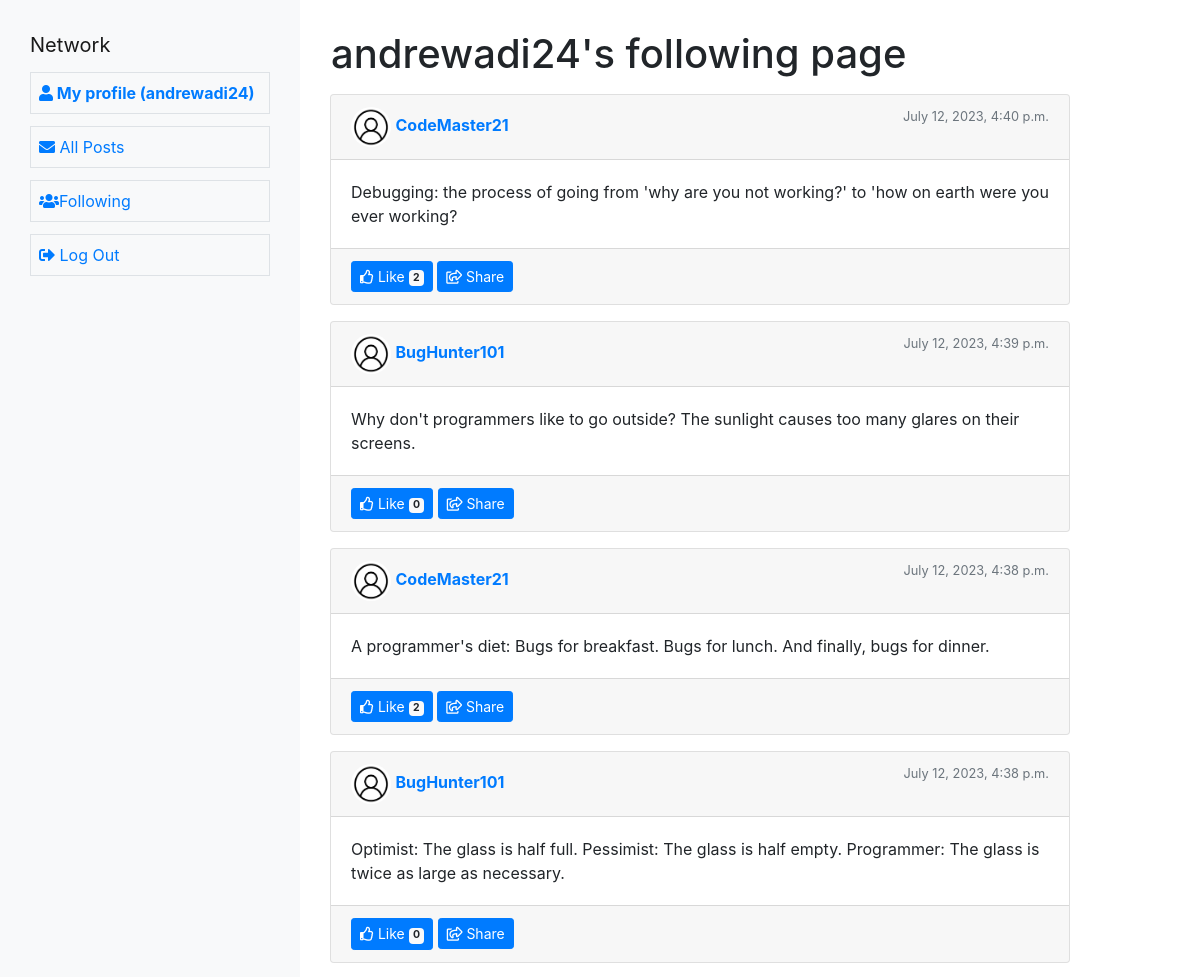
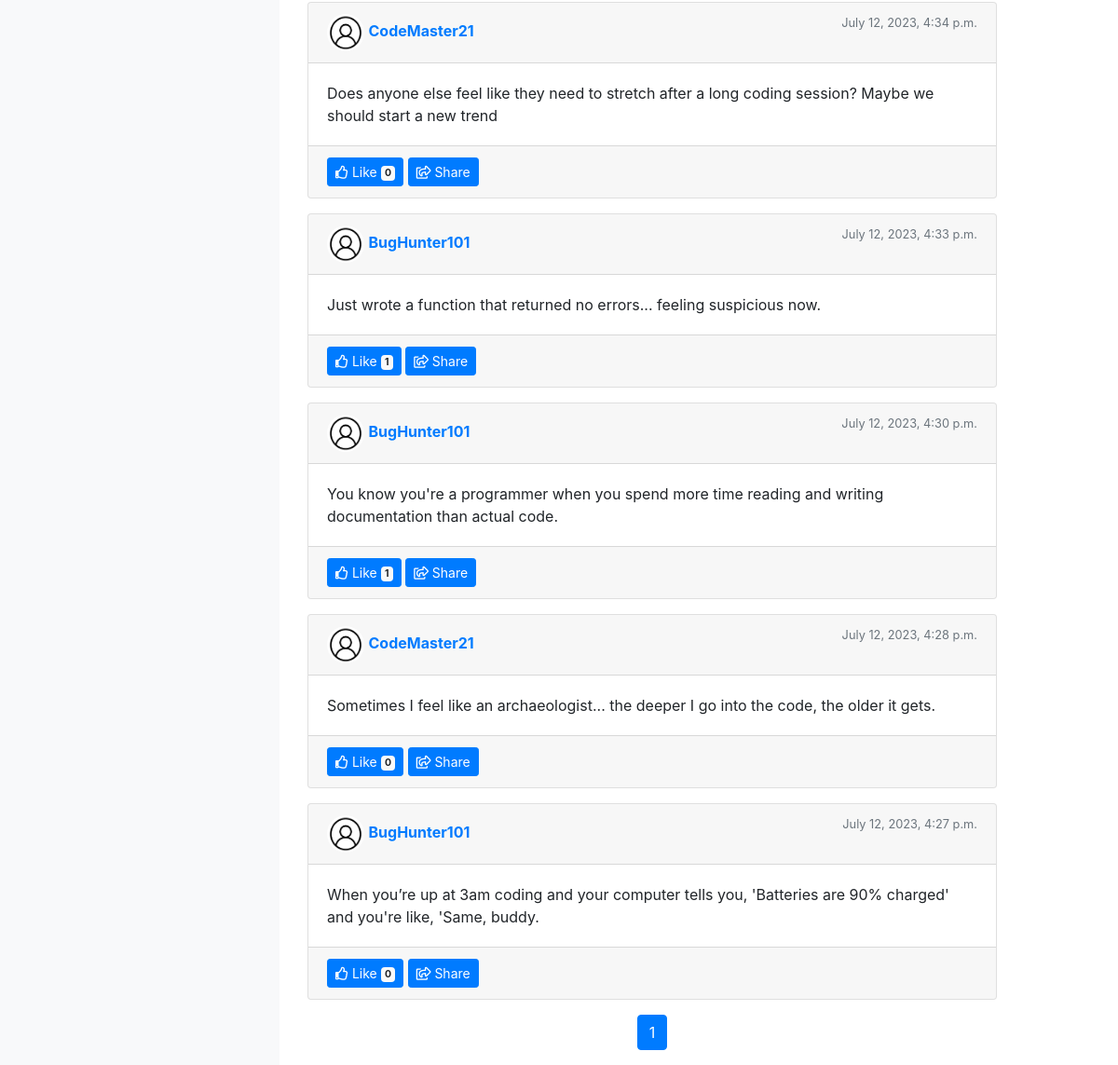
Page /following/ (signed in) on the committed database (2 pictures, top to bottom).
### network/models.py (models this page shows, shortened)
class User(AbstractUser):
    pass

class Post(models.Model):
    user = models.ForeignKey(User, on_delete=models.CASCADE)
    content = models.TextField()
    like_count = models.PositiveIntegerField(default=0)
    date = models.DateTimeField(auto_now_add=True)

### network/views.py (the view)
# urls.py: path('following/', views.following_page, name = 'following_page'),
def following_page(request):
    following_objects = Following.objects.filter(user=request.user)
    following_users = following_objects.values_list('followed_user', flat=True)
    posts = Post.objects.filter(user__in=following_users).order_by('-date')
    for p in posts:
        if request.user.is_authenticated:
            p.is_liked = Like.objects.filter(liked_post=p, user=request.user).exists()
        else:
            p.is_liked = False
    posts_per_page = 10
    paginator = Paginator(posts, posts_per_page)
    page_number = request.GET.get('page')  # Get the current page number from the request's query parameters
    page_obj = paginator.get_page(page_number)  # Get the Page object for the current page number
    context = {'page_obj': page_obj}
    return render(request, "network/following_page.html", context)

### network/templates/network/following_page.html (shortened to what this page needs)
{% extends "network/layout.html" %}
{% block body %}
<div class="container main">
    <div class="row">
        <h1 class="ml-3 mb-3">{{request.user}}'s following page</h1>
        {% for post in page_obj%}
        <div class="col-12 mb-3">
            <div class="card">
                <div class="card-header d-flex justify-content-between">
                    <a href="{% url 'profile' post.user.username %}">
                        <div>
                            <img
                                alt="Profile Picture" class="rounded-circle" style="width: 40px; height: 40px;">
                            <strong>{{post.user}}</strong>
                        </div>
                    </a>
                    <small class="text-muted">{{ post.date }}</small>
                </div>
                <div class="card-body" id="body_{{post.id}}">
                    <p class="card-text">{{post.content}}</p>
                </div>
                <div class="card-footer">
                    <button type="button" id="likeButton_{{post.pk}}" class="btn btn-primary btn-sm like_btn"
                        data-postid="{{post.pk}}" data-likecount="{{post.like_count}}">
                        <i class="far fa-thumbs-up"></i> {% if post.is_liked%} Unlike {% else %} Like{% endif %}
                        <span class="badge badge-light">{{post.like_count}}</span>
                    </button>
                    <button type="button" class="btn btn-primary btn-sm"><i class="far fa-share-square"></i>
                        Share</button>
                </div>
            </div>
        </div>
        {% endfor %}
        <div class="pagination-container">
            <nav aria-label="Page navigation example">
                <ul class="pagination">
                    {% if page_obj.object_list %}
                    {% for num in page_obj.paginator.page_range %}
                    <li class="page-item {% if page_obj.number == num %}active{% endif %}">
                        <a class="page-link" href="?page={{ num }}">{{ num }}</a>
                    </li>
                    {% endfor %}
                    {% endif %}
                </ul>
            </nav>
        </div>
    </div>
</div>
{% endblock %}

### network/templates/network/layout.html (shortened to what this page needs)
{% load static %}
<!DOCTYPE html>
<html lang="en">
<head>
    <link rel="stylesheet" href="https://stackpath.bootstrapcdn.com/bootstrap/4.4.1/css/bootstrap.min.css"
>
    <link href="{% static 'network/styles.css' %}" rel="stylesheet">
    <link rel="stylesheet" href="https://cdnjs.cloudflare.com/ajax/libs/font-awesome/5.15.3/css/all.min.css" />
</head>
<body>
    <div class="container-fluid">
        <div class="row">
            <div class="col-sm-5 col-md-4 col-lg-3 bg-warning p-0 desktop">
                <nav class="flex-column nav navbar-expand-lg navbar-light bg-light mynav">
                    <a class="navbar-brand" href="#">Network</a>
                    <ul class="mr-auto">
                        {% if request.user.is_authenticated %}
                        <li class="nav-item border">
                            <a class="nav-link" href="{% url 'profile' request.user.username %}"><strong><i class="fas fa-user"></i> My profile ({{ request.user.username }})</strong></a>
                        </li>
                        {% endif %}
                        <li class="nav-item border">
                            <a class="nav-link" href="{% url 'index' %}"> <i class="fas fa-envelope"></i> All Posts</a>
                        </li>
                        {% if user.is_authenticated %}
                        <li class="nav-item border">
                            <a class="nav-link" href="{% url 'following_page' %}"><i class="fas fa-users"></i>Following</a>
                        </li>
                        <li class="nav-item border">
                            <a class="nav-link" href="{% url 'logout' %}"><i class="fas fa-sign-out-alt"></i> Log
                                Out</a>
                        </li>
                        {% endif %}
                    </ul>
                </nav>
            </div>
            <div class="col-sm-7 col-md-8">
                {% block body %}
                {% endblock %}
            </div>
        </div>
</body>
</html>

### network/static/network/styles.css (style rules this page uses)
.mynav { min-height: 100vh; height: 100%; padding: 30px; }
.mynav ul, .mynav ul li, .mynav a { list-style-type: none; padding: 0px; width: 100%; }
.mynav ul li { padding: 0.5rem; margin-top: 0.75rem; }
.main { padding-top: 30px; }
.pagination-container { display: flex; width: 100%; justify-content: center; align-items: center; }

### rows in the picture
User: user.username "andrewadi24", user "andrewadi24"
Post: user "CodeMaster21", date "July 12, 2023, 4:40 p.m.", content "Debugging: the process of going from 'why are you not working?' to 'how on earth were you ever working?", shows "Like", like_count "2"
Post: user "BugHunter101", date "July 12, 2023, 4:39 p.m.", content "Why don't programmers like to go outside? The sunlight causes too many glares on their screens.", shows "Like", like_count "0"
Post: user "CodeMaster21", date "July 12, 2023, 4:38 p.m.", content "A programmer's diet: Bugs for breakfast. Bugs for lunch. And finally, bugs for dinner.", shows "Like", like_count "2"
Post: user "BugHunter101", date "July 12, 2023, 4:38 p.m.", content "Optimist: The glass is half full. Pessimist: The glass is half empty. Programmer: The glass is twice as large as necessary.", shows "Like", like_count "0"
Post: user "CodeMaster21", date "July 12, 2023, 4:34 p.m.", content "Does anyone else feel like they need to stretch after a long coding session? Maybe we should start a new trend", shows "Like", like_count "0"
Post: user "BugHunter101", date "July 12, 2023, 4:33 p.m.", content "Just wrote a function that returned no errors... feeling suspicious now.", shows "Like", like_count "1"
Post: user "BugHunter101", date "July 12, 2023, 4:30 p.m.", content "You know you're a programmer when you spend more time reading and writing documentation than actual code.", shows "Like", like_count "1"
Post: user "CodeMaster21", date "July 12, 2023, 4:28 p.m.", content "Sometimes I feel like an archaeologist... the deeper I go into the code, the older it gets.", shows "Like", like_count "0"
Post: user "BugHunter101", date "July 12, 2023, 4:27 p.m.", content "When you’re up at 3am coding and your computer tells you, 'Batteries are 90% charged' and you're like, 'Same, buddy.", shows "Like", like_count "0"

### other values in the picture
{{ num }} "1"
